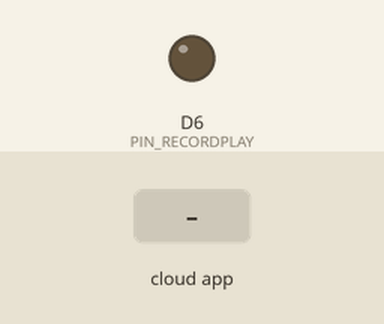
This sketch was run on a simulated ESP8266 (NodeMCU). Parts: output pins drawn as LEDs (lit = HIGH). Inputs (shaded band) come from the test bench. The RemoteXY app is connected.

Above: at 1.2 s.
1.3 s: the phone or cloud app sets recordPlay to 1
At 2.5 s:
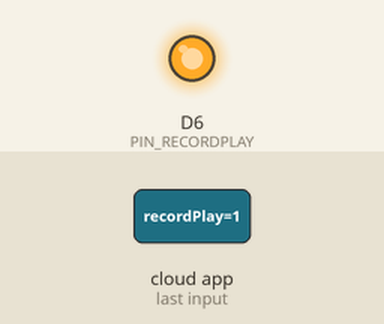
2.8 s: the phone or cloud app sets recordPlay to 0
At 3.9 s:
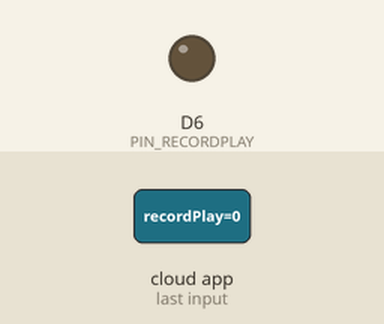
Timing chart, 0 to 5.8 s (numbered marks = the images above; inputs shaded):
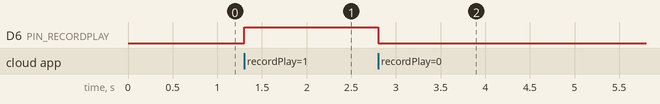

Measured:
- after the input at 1.3 s, D6 (PIN_RECORDPLAY): LOW → HIGH at once
- after the input at 2.8 s, D6 (PIN_RECORDPLAY): HIGH → LOW at once

The sketch:

Robotis_arm_remote.ino
```cpp
// (licence header left out)
//////////////////////////////////////////////
//        RemoteXY include library          //
//////////////////////////////////////////////

// RemoteXY select connection mode and include library
#define REMOTEXY_MODE__ESP8266WIFI_LIB
#include <ESP8266WiFi.h>

#include <RemoteXY.h>

// RemoteXY connection settings
#define REMOTEXY_WIFI_SSID "Hi3d3n"
#define REMOTEXY_WIFI_PASSWORD "janinaja"
#define REMOTEXY_SERVER_PORT 6377


// RemoteXY configurate
#pragma pack(push, 1)
uint8_t RemoteXY_CONF[] =
  { 255,6,0,0,0,49,0,8,211,0,
  2,0,5,4,22,11,2,26,31,31,
  80,0,82,0,2,0,68,4,22,11,
  2,26,31,31,82,0,77,0,5,0,
  6,22,36,36,2,26,31,5,0,55,
  22,37,37,2,26,31 };

// this structure defines all the variables of your control interface
struct {

    // input variable
  uint8_t recordPlay; // =1 if switch ON and =0 if OFF
  uint8_t mode; // =1 if switch ON and =0 if OFF
  int8_t joystick_1_x; // =-100..100 x-coordinate joystick position
  int8_t joystick_1_y; // =-100..100 y-coordinate joystick position
  int8_t joystick_2_x; // =-100..100 x-coordinate joystick position
  int8_t joystick_2_y; // =-100..100 y-coordinate joystick position

    // other variable
  uint8_t connect_flag;  // =1 if wire connected, else =0

} RemoteXY;
#pragma pack(pop)

/////////////////////////////////////////////
//           END RemoteXY include          //
/////////////////////////////////////////////

#define PIN_RECORDPLAY D6


void setup()
{
  RemoteXY_Init ();

  pinMode (PIN_RECORDPLAY, OUTPUT);

  // TODO you setup code

}

void loop()
{
  RemoteXY_Handler ();

  digitalWrite(PIN_RECORDPLAY, (RemoteXY.recordPlay==0)?LOW:HIGH);

  // TODO you loop code
  // use the RemoteXY structure for data transfer


}
```
